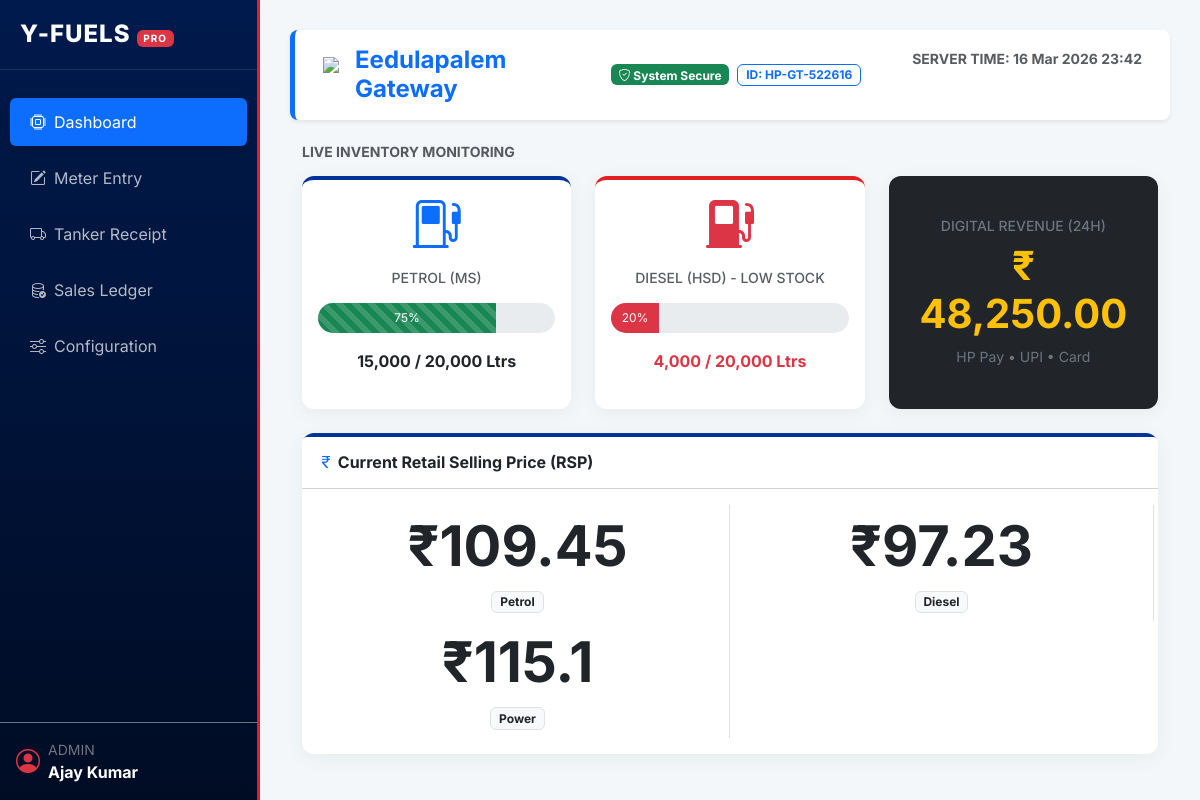
The page / on the database its author committed.
### app/models.py (models this page shows)
class FuelType(db.Model):
    id = db.Column(db.Integer, primary_key=True)
    name = db.Column(db.String(50), unique=True, nullable=False)
    base_price = db.Column(db.Float, default=0.0)
    daily_logs = db.relationship('DailyLog', backref='fuel_type', lazy=True)
    receipts = db.relationship('Receipt', backref='fuel_type', lazy=True)

### app/routes.py (the view)
    @app.route('/')
    def home():
        fuels = FuelType.query.all()
        inventory = []
        for fuel in fuels:
            total_received = sum(r.quantity_received for r in fuel.receipts) if fuel.receipts else 0
            total_sold = sum((log.closing_reading - log.opening_reading) for log in fuel.daily_logs) if fuel.daily_logs else 0
            current_stock = total_received - total_sold
            percent = (current_stock / 20000) * 100
            color = "bg-success" if percent > 30 else "bg-danger"
            inventory.append({
                "name": fuel.name,
                "stock": current_stock,
                "percent": min(max(percent, 0), 100),
                "color": color
            })
        outlet_info = {
            "name": "Yalamanchili Fuels",
            "last_updated": datetime.now().strftime("%d %b %Y %H:%M")
        }
        return render_template('index.html', info=outlet_info, prices=fuels, inventory=inventory)

### app/templates/index.html (shortened to what this page needs)
{% extends "base.html" %}
{% block content %}
<div class="container-fluid">
    <div class="row mb-4 bg-white shadow-sm p-3 rounded-3 border-start border-primary border-5">
        <div class="col-md-8 d-flex align-items-center">
            <img src="https://www.hindustanpetroleum.com/images/hp_logo.png" height="35" class="me-3">
            <h4 class="mb-0 fw-bold text-primary me-3">Eedulapalem Gateway</h4>
            <span class="badge bg-success me-2"><i class="bi bi-shield-check"></i> System Secure</span>
            <span class="badge border border-primary text-primary">ID: HP-GT-522616</span>
        </div>
        <div class="col-md-4 text-end">
            <small class="text-muted fw-bold">SERVER TIME: {{ info.last_updated }}</small>
        </div>
    </div>
    <h5 class="text-uppercase small fw-bold text-muted mb-3">Live Inventory Monitoring</h5>
    <div class="row g-4 mb-4">
        <div class="col-md-4">
            <div class="card hp-border-blue h-100">
                <div class="card-body text-center">
                    <i class="bi bi-fuel-pump display-5 text-primary"></i>
                    <h6 class="mt-3 text-muted small">PETROL (MS)</h6>
                    <div class="progress my-3" style="height: 30px; border-radius: 15px;">
                        <div class="progress-bar bg-success progress-bar-striped progress-bar-animated" style="width: 75%;">75%</div>
                    </div>
                    <p class="fw-bold mb-0">15,000 / 20,000 Ltrs</p>
                </div>
            </div>
        </div>
        <div class="col-md-4">
            <div class="card hp-border-red h-100">
                <div class="card-body text-center">
                    <i class="bi bi-fuel-pump-fill display-5 text-danger"></i>
                    <h6 class="mt-3 text-muted small text-danger">DIESEL (HSD) - LOW STOCK</h6>
                    <div class="progress my-3" style="height: 30px; border-radius: 15px;">
                        <div class="progress-bar bg-danger" style="width: 20%;">20%</div>
                    </div>
                    <p class="fw-bold mb-0 text-danger">4,000 / 20,000 Ltrs</p>
                </div>
            </div>
        </div>
        <div class="col-md-4">
            <div class="card border-0 bg-dark text-white h-100">
                <div class="card-body text-center d-flex flex-column justify-content-center">
                    <h6 class="text-secondary small">DIGITAL REVENUE (24H)</h6>
                    <h2 class="display-6 fw-bold text-warning">₹ 48,250.00</h2>
                    <p class="small text-secondary mb-0">HP Pay • UPI • Card</p>
                </div>
            </div>
        </div>
    </div>
    <div class="card hp-border-blue">
        <div class="card-header bg-white py-3">
            <h6 class="mb-0 fw-bold"><i class="bi bi-currency-rupee text-primary"></i> Current Retail Selling Price (RSP)</h6>
        </div>
        <div class="card-body">
            <div class="row text-center">
                {% for fuel in prices %}
                <div class="col-md-6 border-end py-2">
                    <h1 class="display-4 fw-bold text-dark">₹{{ fuel.base_price }}</h1>
                    <span class="badge bg-light text-dark border">{{ fuel.name }}</span>
                </div>
                {% endfor %}
            </div>
        </div>
    </div>
</div>
{% endblock %}

### app/templates/base.html (style rules this page uses)
:root { --hp-blue: #003399; --hp-red: #E31E24; --sidebar-width: 260px; --bg-gray: #f4f7fa; }
body { font-family: 'Inter', sans-serif; background-color: var(--bg-gray); overflow-x: hidden; }
.card { border: none; border-radius: 12px; box-shadow: 0 4px 20px rgba(0,0,0,0.05); margin-bottom: 20px; }
.hp-border-blue { border-top: 4px solid var(--hp-blue); }
.hp-border-red { border-top: 4px solid var(--hp-red); }

### rows shown on the page
FuelType: base_price "109.45", name "Petrol"
FuelType: base_price "97.23", name "Diesel"
FuelType: base_price "115.1", name "Power"

### other values the page prints
{{ info.last_updated }} "16 Mar 2026 23:42"
